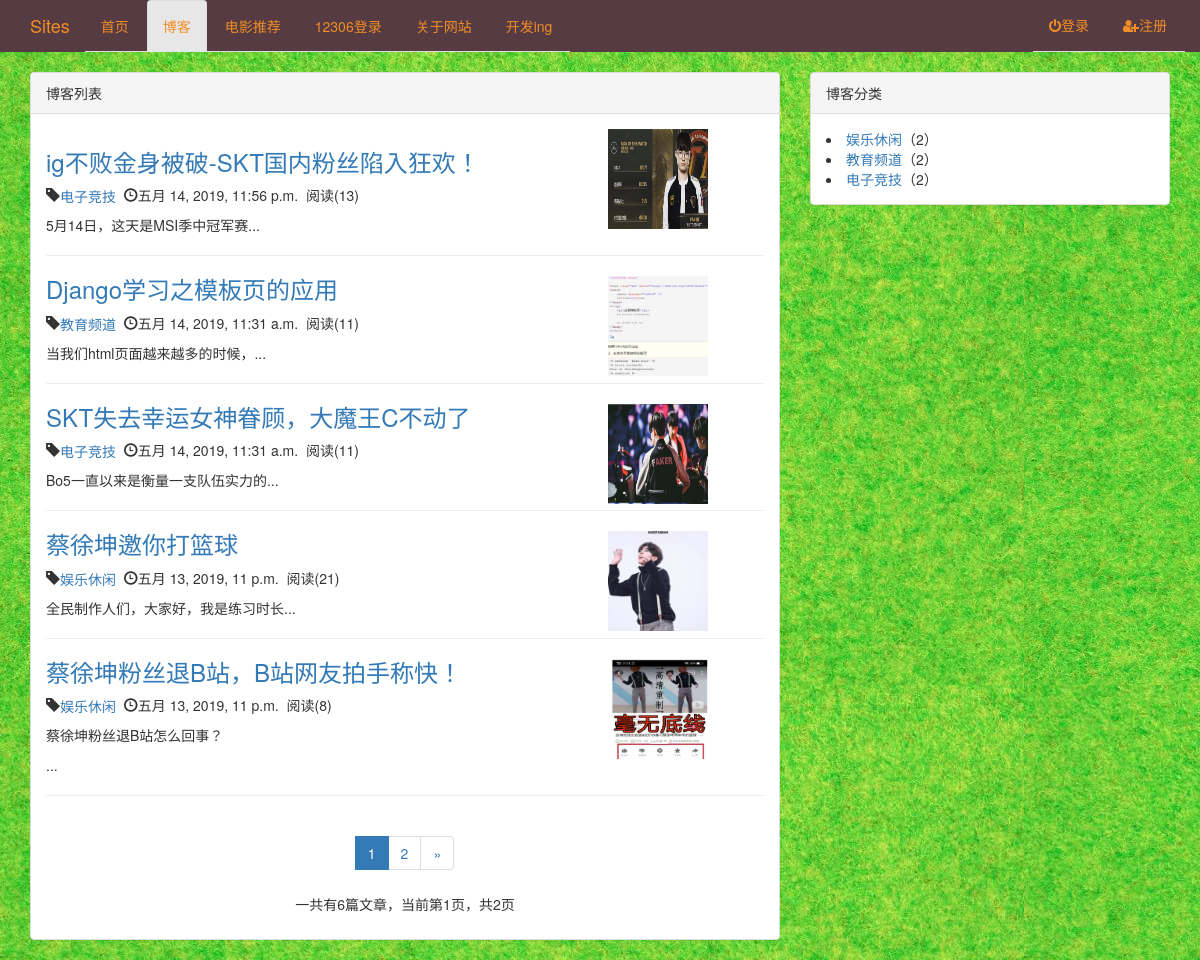
The page /blog/ on the database as committed earlier.
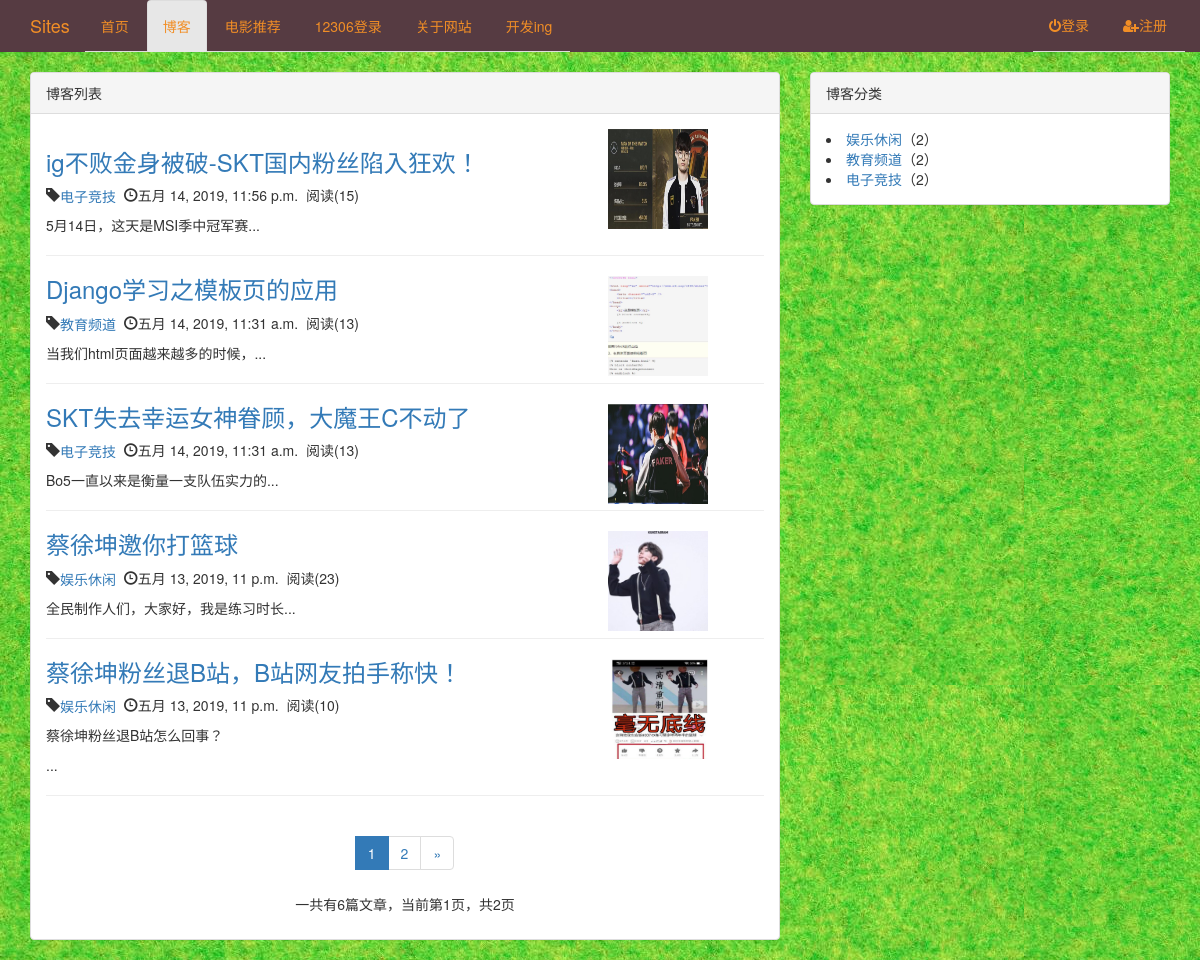
The same page on the database as committed later.
### blog/models.py (models this page shows, shortened)
class Blog(models.Model,ReadNumExtentMethod):
    title=models.CharField(max_length=50)
    content=RichTextUploadingField()
    author=models.ForeignKey(User,on_delete=models.DO_NOTHING)
    blog_type=models.ForeignKey(BlogType,on_delete=models.DO_NOTHING)
    create_time=models.DateTimeField(default=timezone.now())
    image=models.ImageField(default='',upload_to='blog_images')
    def short_content(self):
        return self.content[:20]+'...'
    class Meta:
        ordering=['-create_time']   #按照日期倒序排列

class BlogType(models.Model):
    type_name=models.CharField(max_length=20)
    def __str__(self):
        return self.type_name

### MyStatistics/models.py (models this page shows)
class ReadNum(models.Model):
    read_num=models.IntegerField(default=0)
    content_type=models.ForeignKey(ContentType,on_delete=models.DO_NOTHING,null=True)
    object_id=models.PositiveIntegerField(null=True)
    content_object=GenericForeignKey('content_type','object_id')

### blog/views.py (the view)
# urls.py: path('',views.show),
def show(request):
    blogs=Blog.objects.all()
    paginator=Paginator(blogs,5)  #每5篇进行分页
    page_num=request.GET.get('page',1)  #get请求获取url页面的参数
    page_of_blogs=paginator.get_page(page_num)  #这里还未理解，以后有空回来搞
    blogtype=BlogType.objects.annotate(type_count=Count('blog'))
    'blogtype=BlogType.objects'
    return render(request, "blog.html", {'blogs':page_of_blogs, 'blogtype':blogtype})

### MyStatistics/models.py (called while the page is built)
    def get_read_num(self):
        try:
            ct=ContentType.objects.get_for_model(self)
            readnum=ReadNum.objects.get(content_type=ct,object_id=self.pk)
            return readnum.read_num
        except:
            return 0

### blog/templates/blog.html (shortened to what this page needs)
{% extends "base.html" %}
{% block nav_blog_active %}active{% endblock %}
{% block header %}
    <link rel="stylesheet" href="/static/blog.css">
{% endblock %}
{% block content %}
    <br>
    <div class="container">
        <div class="row">
            <div class="col-md-8">
                <div class="panel panel-default">
                    <div class="panel-heading">博客列表</div>
                    <div class="panel-body">
                        {% for blog in blogs.object_list %}
                            <div class="pull-right">
                                <img src="{{ blog.image.url }}" class="img-responsive center-block" id="blog_image">
                            </div>
                            <h3><a href="{{ blog.id }}">{{ blog.title }}</a></h3>
                            <p>
                                <span class="glyphicon glyphicon-tag"><a href="type/{{ blog.blog_type_id }}">{{ blog.blog_type }}</a></span>
                                &nbsp;<span class="glyphicon glyphicon-time"></span>{{ blog.create_time }}&nbsp;
                                <span>阅读({{ blog.get_read_num }})</span>
                            </p>
                            {{ blog.short_content |safe }}
                            <br><hr>
                        {% endfor %}
                        <div style="text-align: center">
                          <ul class="pagination">
                            {% for page_num in blogs.paginator.page_range %}
                                {% if page_num == blogs.number %}
                                    <li class="active"><a href="?page={{ page_num }}">{{ page_num }}</a></li>
                                {% else %}
                                    <li><a href="?page={{ page_num }}">{{ page_num }}</a></li>
                                {% endif %}
                            {% endfor %}
                            <li>
                                {% if blogs.has_next %}
                                    <a href="?page={{ blogs.next_page_number }}" aria-label="Next">
                                        <span aria-hidden="true">&raquo;</span>
                                    </a>
                                {% endif %}
                            </li>
                          </ul>
                        <p>一共有{{ blogs.paginator.count }}篇文章，当前第{{ blogs.number }}页，共{{ blogs.paginator.num_pages }}页</p>
                        </div>
                    </div>
                </div>
            </div>
            <div class="col-md-4">
                <div class="panel panel-default">
                    <div class="panel-heading">博客分类</div>
                    <div class="panel-body">
                        {% for type in blogtype %}
                            <li><a href="type/{{ type.id }}">{{ type.type_name }}</a>（{{ type.type_count }}）</li>
                        {% endfor %}
                    </div>
                </div>
            </div>
        </div>
    </div>
{% endblock %}

Rows that differ between the two databases and show on the page:
changed through a linked row, Blog "ig不败金身被破-SKT国内粉丝陷入狂欢！": get_read_num "13" → "15"
changed through a linked row, Blog "Django学习之模板页的应用": get_read_num "11" → "13"
changed through a linked row, Blog "SKT失去幸运女神眷顾，大魔王C不动了": get_read_num "11" → "13"
changed through a linked row, Blog "蔡徐坤邀你打篮球": get_read_num "21" → "23"
changed through a linked row, Blog "蔡徐坤粉丝退B站，B站网友拍手称快！": get_read_num "8" → "10"
